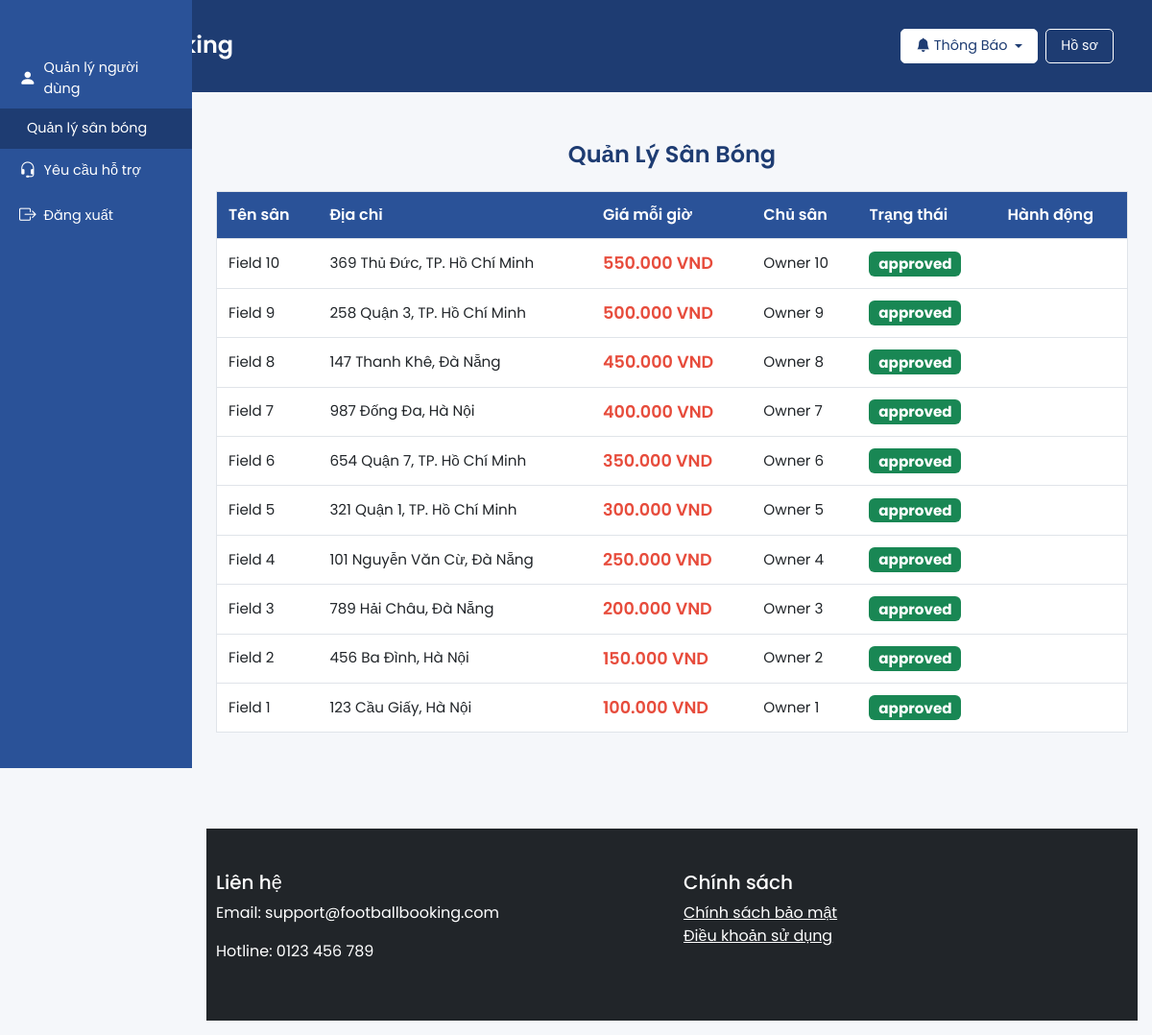
Page /admin_fields.php (signed in) on the committed database.
### tables this page shows
CREATE TABLE fields (
    id INT AUTO_INCREMENT PRIMARY KEY,
    owner_id INT,
    name VARCHAR(255) NOT NULL,
    address VARCHAR(255) NOT NULL,
    price_per_hour DECIMAL(10, 2) NOT NULL,
    open_time TIME,
    close_time TIME,
    image VARCHAR(255),
    status ENUM('pending', 'approved', 'rejected') DEFAULT 'pending',
    FOREIGN KEY (owner_id) REFERENCES users(id)
);

CREATE TABLE users (
    id INT AUTO_INCREMENT PRIMARY KEY,
    full_name VARCHAR(255) NOT NULL,
    email VARCHAR(255) UNIQUE NOT NULL,
    phone VARCHAR(20),
    password VARCHAR(255) NOT NULL,
    account_type ENUM('customer', 'owner', 'admin') NOT NULL,
    status ENUM('pending', 'approved', 'rejected') DEFAULT 'approved',
    created_at TIMESTAMP DEFAULT CURRENT_TIMESTAMP
);

### admin_fields.php (the view, shortened to what this page needs)
<?php
require_once 'includes/config.php';
$fields = $pdo->prepare("SELECT f.*, u.full_name AS owner_name FROM fields f JOIN users u ON f.owner_id = u.id ORDER BY f.created_at DESC");
$fields->execute();
$fields_list = $fields->fetchAll(PDO::FETCH_ASSOC);
require_once 'includes/header.php';
?>
<section class="admin py-3">
    <div class="container">
        <h2 class="section-title">Quản Lý Sân Bóng</h2>
        <?php if (empty($fields_list)): ?>
            <p class="text-center text-muted">Không có sân bóng nào.</p>
        <?php else: ?>
            <div class="table-responsive">
                <table class="table admin-table">
                    <thead>
                        <tr>
                            <th>Tên sân</th>
                            <th>Địa chỉ</th>
                            <th>Giá mỗi giờ</th>
                            <th>Chủ sân</th>
                            <th>Trạng thái</th>
                            <th>Hành động</th>
                        </tr>
                    </thead>
                    <tbody>
                        <?php foreach ($fields_list as $field): ?>
                            <tr>
                                <td><?php echo htmlspecialchars($field['name']); ?></td>
                                <td><?php echo htmlspecialchars($field['address']); ?></td>
                                <td class="price"><?php echo number_format($field['price_per_hour'], 0, ',', '.') . ' VND'; ?></td>
                                <td><?php echo htmlspecialchars($field['owner_name']); ?></td>
                                <td>
                                    <span class="badge <?php echo $field['status'] === 'pending' ? 'bg-warning' : ($field['status'] === 'approved' ? 'bg-success' : 'bg-danger'); ?> status-badge">
                                        <?php echo htmlspecialchars($field['status']); ?>
                                    </span>
                                </td>
                                <td>
                                </td>
                            </tr>
                        <?php endforeach; ?>
                    </tbody>
                </table>
            </div>
        <?php endif; ?>
    </div>
</section>
<?php require_once 'includes/footer.php'; ?>

### admin_fields.php (style rules this page uses)
.section-title { font-weight: 600; color: #1e3c72; font-size: 1.5rem; margin-bottom: 1.5rem; text-align: center; }
.admin-table thead th { font-size: 1rem; padding: 12px; background: #2a5298; color: #fff; }
.admin-table td { padding: 12px; font-size: 0.95rem; }
.admin-table .price { color: #e74c3c; font-weight: 600; font-size: 1.1rem; }
.admin-table .status-badge { font-size: 0.95rem; }

### rows in the picture
fields: name "Field 10", address "369 Thủ Đức, TP. Hồ Chí Minh", price_per_hour "550.000", owner.full_name "Owner 10", status "approved"
fields: name "Field 9", address "258 Quận 3, TP. Hồ Chí Minh", price_per_hour "500.000", owner.full_name "Owner 9", status "approved"
fields: name "Field 8", address "147 Thanh Khê, Đà Nẵng", price_per_hour "450.000", owner.full_name "Owner 8", status "approved"
fields: name "Field 7", address "987 Đống Đa, Hà Nội", price_per_hour "400.000", owner.full_name "Owner 7", status "approved"
fields: name "Field 6", address "654 Quận 7, TP. Hồ Chí Minh", price_per_hour "350.000", owner.full_name "Owner 6", status "approved"
fields: name "Field 5", address "321 Quận 1, TP. Hồ Chí Minh", price_per_hour "300.000", owner.full_name "Owner 5", status "approved"
fields: name "Field 4", address "101 Nguyễn Văn Cừ, Đà Nẵng", price_per_hour "250.000", owner.full_name "Owner 4", status "approved"
fields: name "Field 3", address "789 Hải Châu, Đà Nẵng", price_per_hour "200.000", owner.full_name "Owner 3", status "approved"
fields: name "Field 2", address "456 Ba Đình, Hà Nội", price_per_hour "150.000", owner.full_name "Owner 2", status "approved"
fields: name "Field 1", address "123 Cầu Giấy, Hà Nội", price_per_hour "100.000", owner.full_name "Owner 1", status "approved"
